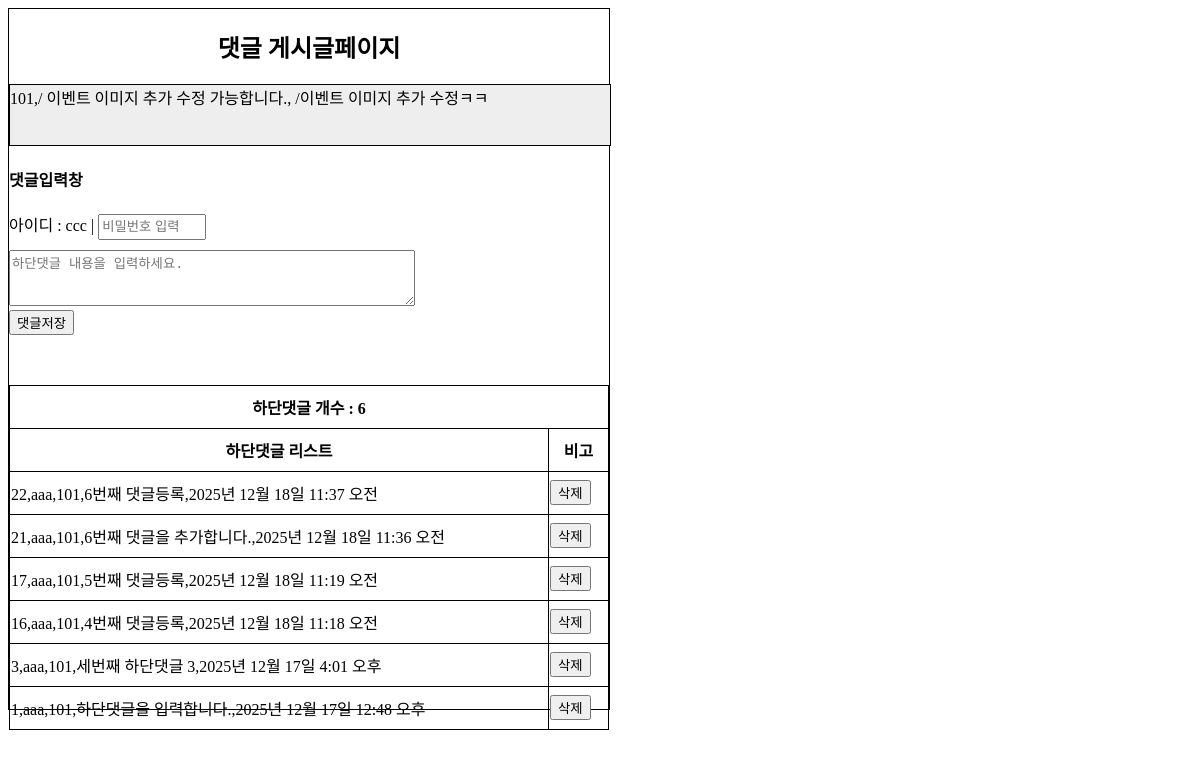
/board/view2/101/ (signed in), run on the app's committed database.
### board/models.py (models this page shows, shortened)
class Board(models.Model):
    bno = models.AutoField(primary_key=True)
    btitle = models.CharField(max_length=1000)
    bcontent = models.TextField()
    member = models.ForeignKey(Member,on_delete=models.SET_NULL,null=True)
    bgroup = models.IntegerField(default=0)
    bstep = models.IntegerField(default=0)
    bindent = models.IntegerField(default=0)
    bhit = models.IntegerField(default=0) #조회수
    bfile = models.FileField(default='',null=True)
    bdate = models.DateTimeField(auto_now=True)

### comment/models.py (models this page shows, shortened)
class Comment(models.Model):
    cno = models.AutoField(primary_key=True)
    board = models.ForeignKey(Board,on_delete=models.CASCADE)
    member = models.ForeignKey(Member,on_delete=models.SET_NULL,null=True,blank=True)
    cpw = models.CharField(max_length=10,null=True,blank=True)
    ccontent = models.TextField(blank=True)
    cdate = models.DateTimeField(auto_now=True)

### member/models.py (models this page shows, shortened)
class Member(models.Model):
    id = models.CharField(max_length=50,primary_key=True)
    pw = models.CharField(max_length=100)
    name = models.CharField(max_length=50)
    phone = models.CharField(max_length=13,default='010-0000-0000')
    gender = models.CharField(max_length=10,default='남자')
    hobby = models.CharField(max_length=100,default='게임')
    mdate = models.DateTimeField(auto_now=True)

### board/views.py (the view)
# urls.py: path('view2/<int:bno>/', views.view2, name='view2'),
def view2(request,bno):
    print("bno : ",bno)
    qs = Board.objects.filter(bno=bno)
    c_qs = Comment.objects.filter(board=qs[0]).order_by('-cno')
    context = {'board':qs[0],'clist':c_qs}
    return render(request,'board/view2.html',context)

### board/templates/board/view2.html (shortened to what this page needs)
<!DOCTYPE html>
<html lang="en">
<head>
</head>
<body>
    <h2>댓글 게시글페이지</h2>
    <section>{{board.bno}},/ {{board.btitle}}, /{{board.bcontent}}</section>
    <h4>댓글입력창</h4>
    <form>
        <label>아이디 : {{request.session.session_id}} | </label>
        <input type='text' id='cpw' name='cpw' placeholder='비밀번호 입력'><br>
        <textarea id='ccontent' name='ccontent' placeholder='하단댓글 내용을 입력하세요.'></textarea><br>
        <input type='button' id='writeBtn' value='댓글저장'><br>
    </form>
    <table>
        <colgroup>
          <col width='90%'>
          <col width='10%'>
        </colgroup>
        <tr>
            <th colspan='2'>하단댓글 개수 : <span id='cnt'>{{clist.count}}</span></th>
        </tr>
        <tr>
            <th>하단댓글 리스트</th>
            <th>비고</th>
        </tr>
        <tbody id='tbody'>
            {% for c in clist %}
            <tr id='{{c.cno}}'>
                <td>{{c.cno}},{{c.member.id}},{{c.board.bno}},{{c.ccontent}},{{c.cdate}}</td>
                <td><button type='button' class='deleteBtn'>삭제</button></td>
            </tr>
            {% endfor %}
        </tbody>
    </table>
</body>
</html>

### board/templates/board/view2.html (style rules this page uses)
body { width:600px; height:700px; border:1px solid black; }
h2 { text-align:center; }
input[type='text'] { height:20px; width:100px; }
textarea { width:400px; height:50px; margin-top:10px; }
table { margin-top:50px; }
table,th,td { border:1px solid black; border-collapse:collapse; }
th,td { width:600px; height:40px; }
section { width:100%; height:60px; border:1px solid black; background:#eee; }

### data on the page
Board: bno "101", btitle "이벤트 이미지 추가 수정 가능합니다.", bcontent "이벤트 이미지 추가 수정ㅋㅋ"
Comment: cno "22", member.id "aaa", board.bno "101", ccontent "6번째 댓글등록", cdate "2025년 12월 18일 11:37 오전"
Comment: cno "21", member.id "aaa", board.bno "101", ccontent "6번째 댓글을 추가합니다.", cdate "2025년 12월 18일 11:36 오전"
Comment: cno "17", member.id "aaa", board.bno "101", ccontent "5번째 댓글등록", cdate "2025년 12월 18일 11:19 오전"
Comment: cno "16", member.id "aaa", board.bno "101", ccontent "4번째 댓글등록", cdate "2025년 12월 18일 11:18 오전"
Comment: cno "3", member.id "aaa", board.bno "101", ccontent "세번째 하단댓글 3", cdate "2025년 12월 17일 4:01 오후"
Comment: cno "1", member.id "aaa", board.bno "101", ccontent "하단댓글을 입력합니다.", cdate "2025년 12월 17일 12:48 오후"

### other printed values
{{ request.session.session_id }} "ccc"
{{ clist.count }} "6"
